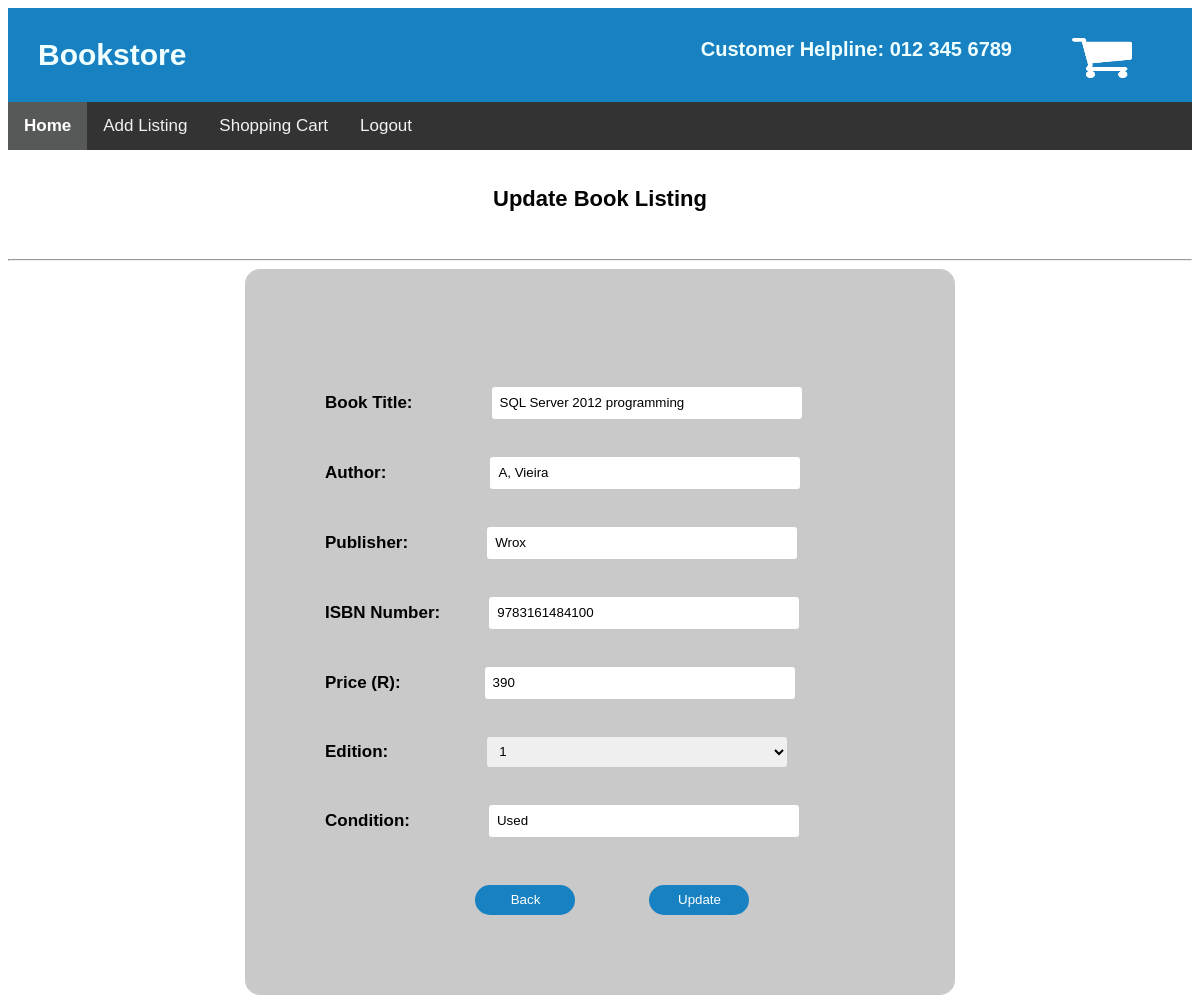
Screenshot of /Scripts/update_form.php?updateId=7 with the database file from the repository.
### tables this page shows
CREATE TABLE IF NOT EXISTS `tblbooks` (
  `book_ID` int(15) NOT NULL AUTO_INCREMENT,
  `ISBN` varchar(15) NOT NULL,
  `bookTitle` varchar(100) NOT NULL,
  `author` varchar(100) NOT NULL,
  `publisher` varchar(50) NOT NULL,
  `edition` int(11) NOT NULL,
  `bookPrice` int(11) NOT NULL,
  `bookCondition` varchar(20) NOT NULL,
  `studentID` varchar(15) NOT NULL,
  PRIMARY KEY (`book_ID`),
  KEY `FK_stuID` (`studentID`)
);

### Scripts/updateBook.php (called while the page is built, shortened)
<?php
 include("DBConn.php");
  $updateId = $_GET['updateId'];
  $sql = "SELECT * FROM tblBooks WHERE book_Id = $updateId";
    $result = @mysqli_query($conn, $sql);
    if($result === FALSE){
        $_SESSION['message'] = "Error getting the user details - ". mysqli_error($conn);
        $_SESSION['msg_type'] = "danger";
        header('location:admin_bookQuery.php');
        exit();
    } else {
        $row= mysqli_fetch_assoc($result);
            $ISBN = $row['ISBN'];
            $title = $row['bookTitle'];
            $author = $row['author'];
            $publisher = $row['publisher'];
            $price = $row['bookPrice'];
            $condition = $row['bookCondition'];
    }
?>

### Scripts/update_form.php (the view, shortened to what this page needs)
<?php
    include("updateBook.php")
?>
<!DOCTYPE html>
<html>
    <head>
        <link rel="stylesheet" type="text/css" href="\VC_Bookstore\CSS\user.css">
        <link rel="stylesheet" type="text/css" href="\VC_Bookstore\CSS\nav_bar.css">
    </head>
    <body>
        <div class="container">
            <div class="Heading">
                <b>Bookstore</b>
                <img src="\VC_Bookstore\Images\shopping_cart.png" alt="Shopping Cart" width="60" height="40" style="float: right; margin-right: 30px;">
                <b style="font-size: 20px; float: right; margin-right: 60px;">Customer Helpline: 012 345 6789</b>
            </div>
            <div class="Top-Nav">
                <div class="topnav">
                    <a class="active" href="user_home.php"><b>Home</b></a>
                    <a>Add Listing</a>
                    <a >Shopping Cart</a>
                    <a href="studentLogin_form.php">Logout</a>
            </div>
            <div class="Top"><br>
                <h2>Update Book Listing</h2>
                <br><hr>
            </div>
            <div class="Form1">
                <br>
                <form id="book_form" action="" method="POST">
                <label><b>Book Title:</b></label>
                    <input type="text" name="title" id="title" value="<?=$title?>" placeholder="Enter book title"><span style="color:red; font-family: Arial, Helvetica, sans-serif;"><?=$title_error?></span>
                    <br><br>
                    <label><b>Author:</b></label>
                    <input type="text" name="author" id="author" value="<?=$author?>" placeholder="Enter author"><span style="color:red; font-family: Arial, Helvetica, sans-serif;"><?=$author_error?></span>
                    <br><br>
                    <label><b>Publisher:</b></label>
                    <input type="text" name="publisher" id="publisher" value="<?=$publisher?>" placeholder="Enter publisher"><span style="color:red; font-family: Arial, Helvetica, sans-serif;"><?=$publisher_error?></span>
                    <br><br>
                    <label><b>ISBN Number:</b></label>
                    <input type="text" name="ISBN" id="ISBN" value="<?=$ISBN?>" placeholder="Enter ISBN"><span style="color:red; font-family: Arial, Helvetica, sans-serif;"><?=$ISBN_error?></span>
                    <br><br>
                    <label><b>Price (R):</b></label>
                    <input type="text" name="price" id="price" value="<?=$price?>" placeholder="Enter price"><span style="color:red; font-family: Arial, Helvetica, sans-serif;"><?=$price_error?></span>
                    <br><br>
                    <label><b>Edition:</b></label>
                    <select name="edition" id="edition">
                            <option value="first">1</option>
                    </select><span style="color:red; font-family: Arial, Helvetica, sans-serif;"><?=$edition_error?></span>
                    <Br><Br>
                    <label><b>Condition:</b></label>
                    <input type="text" name="condition" id="condition" value="<?=$condition?>" placeholder="Enter book condition"><span style="color:red; font-family: Arial, Helvetica, sans-serif;"><?=$condition_error?></span>
                    <br><br>
                    <input type="button" name="back" id="back" value="Back" onclick="window.location.href='admin_bookQuery.php'">
                    <button type="submit" name="save" id="save">Update</button>
                </form>
            </div>
        </div>
    </body>
</html>

### CSS/user.css (style rules this page uses)
.Heading { font-family: Arial, Helvetica, sans-serif; font-size: 30px; background-color: #1781C1; color: azure; font-weight: bold; padding: 30px; }
.Top { font-family: Arial, Helvetica, sans-serif; margin: auto; text-align: center; }
h2 { text-align: center; color: #030303; font-size: 22px; }
label { font-family: Arial, Helvetica, sans-serif; color: #000000; font-size: 17px; text-align: center; }
.Form1 { width: 550px; overflow: hidden; margin: auto; margin: 20 0 0 450px; padding: 80px; background: #c9c9c9; border-radius: 15px ; }
#title { margin-left: 75px; margin-top: 20px; width: 300px; height: 30px; border: none; border-radius: 3px; padding-left: 8px; }
#author { margin-left: 100px; margin-top: 20px; width: 300px; height: 30px; border: none; border-radius: 3px; padding-left: 8px; }
#publisher { margin-left: 75px; margin-top: 20px; width: 300px; height: 30px; border: none; border-radius: 3px; padding-left: 8px; }
#ISBN { margin-left: 45px; margin-top: 20px; width: 300px; height: 30px; border: none; border-radius: 3px; padding-left: 8px; }
#price { margin-left: 80px; margin-top: 20px; width: 300px; height: 30px; border: none; border-radius: 3px; padding-left: 8px; }
#edition { margin-left: 95px; margin-top: 20px; width: 300px; height: 30px; border: none; border-radius: 3px; padding-left: 8px; }
#condition { margin-left: 75px; margin-top: 20px; width: 300px; height: 30px; border: none; border-radius: 3px; padding-left: 8px; }
#back { margin-left: 150px; background-color: #1781C1; width: 100px; height: 30px; border: none; border-radius: 17px; padding-left: 7px; margin-top: 30px; color: rgb(255, 255, 255); }
#save { margin-left: 70px; background-color:#1781C1; width: 100px; height: 30px; border: none; border-radius: 17px; padding-left: 7px; margin-top: 30px; color: rgb(255, 255, 255); }

### CSS/nav_bar.css (style rules this page uses)
.topnav { background-color: #333; overflow: hidden; font-family: Arial, Helvetica, sans-serif; }
.topnav a { float: left; color: #f2f2f2; text-align: center; padding: 14px 16px; text-decoration: none; font-size: 17px; }
.topnav a.active { background-color: #575858; color: white; }

### Scripts/update_form.php (style rules this page uses)
.container { grid-template-columns: 0.2fr 2.6fr 0.2fr; grid-template-rows: 0.3fr 0.4fr 0.4fr 4.6fr 0.4fr; gap: 0px 0px; }
.Heading { grid-area: 1 / 1 / 2 / 4; }
.Top-Nav { grid-area: 2 / 1 / 3 / 4; }
.Top { grid-area: 3 / 1 / 4 / 4; }
.Form1 { grid-area: 4 / 2 / 5 / 3; }

### rows the page displays
tblbooks: title "SQL Server 2012 programming", author "A, Vieira", publisher "Wrox", ISBN "9783161484100", price "390", condition "Used"
